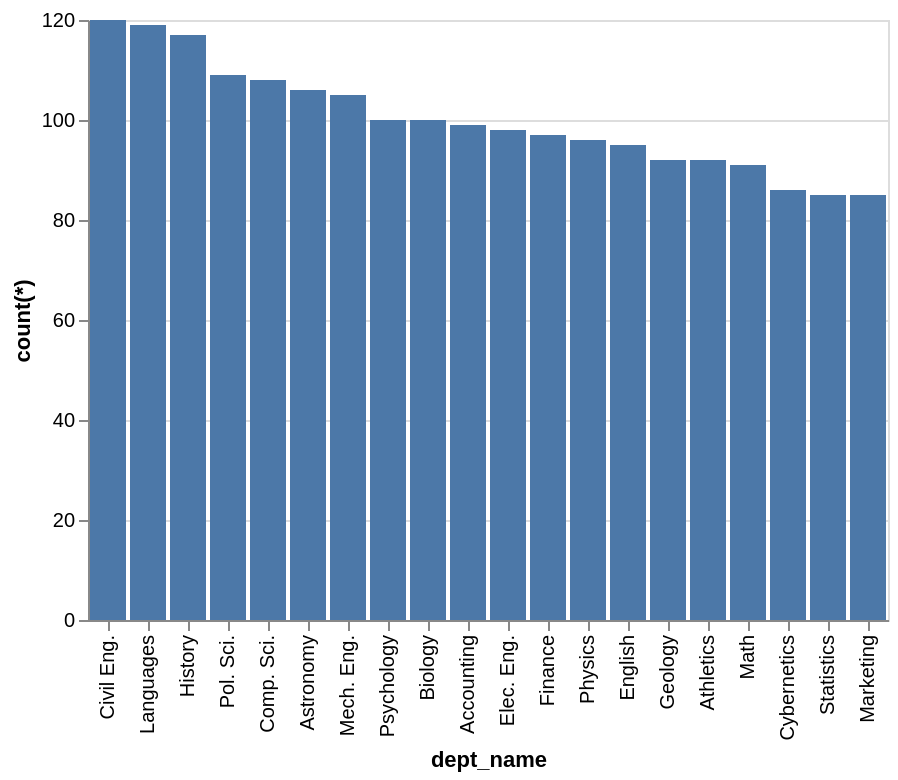

Write a Vega-Lite specification for this figure.
### Vega-Lite specification from a JSON file in a GitHub repository (floating-point values rounded to 4 significant figures)
{"data": {"values": [{"x_data": "Civil Eng.", "y_data": 120}, {"x_data": "Languages", "y_data": 119}, {"x_data": "History", "y_data": 117}, {"x_data": "Pol. Sci.", "y_data": 109}, {"x_data": "Comp. Sci.", "y_data": 108}, {"x_data": "Astronomy", "y_data": 106}, {"x_data": "Mech. Eng.", "y_data": 105}, {"x_data": "Psychology", "y_data": 100}, {"x_data": "Biology", "y_data": 100}, {"x_data": "Accounting", "y_data": 99}, {"x_data": "Elec. Eng.", "y_data": 98}, {"x_data": "Finance", "y_data": 97}, {"x_data": "Physics", "y_data": 96}, {"x_data": "English", "y_data": 95}, {"x_data": "Geology", "y_data": 92}, {"x_data": "Athletics", "y_data": 92}, {"x_data": "Math", "y_data": 91}, {"x_data": "Cybernetics", "y_data": 86}, {"x_data": "Statistics", "y_data": 85}, {"x_data": "Marketing", "y_data": 85}]}, "mark": "bar", "encoding": {"x": {"field": "x_data", "type": "nominal", "title": "dept_name", "sort": {"op": "sum", "field": "y_data", "order": "descending"}}, "y": {"field": "y_data", "type": "quantitative", "title": "count(*)"}}}
